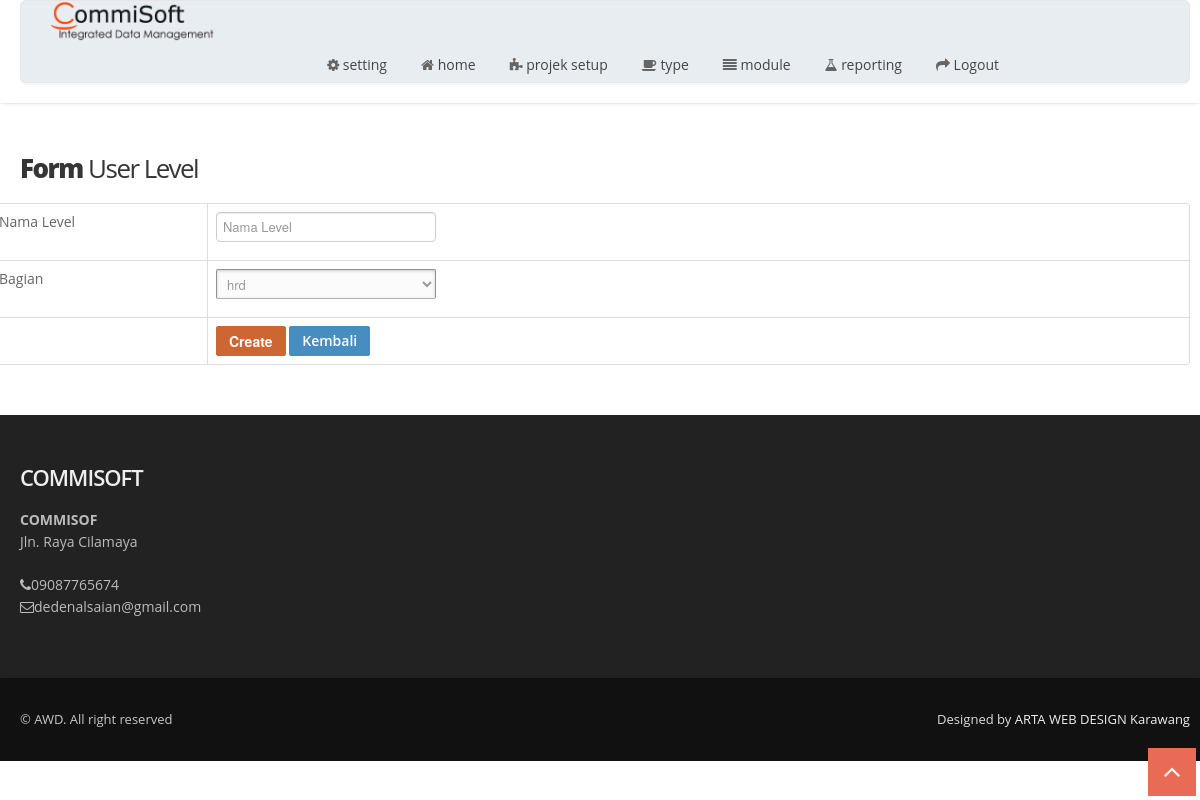
The app's page /index.php/userlevel/create with its own data.
### tables this page shows
CREATE TABLE `tbl_menu`  (
  `id_menu` int(11) NOT NULL AUTO_INCREMENT,
  `title` varchar(50) NOT NULL,
  `url` varchar(30) NOT NULL,
  `icon` varchar(30) NOT NULL,
  `is_main_menu` int(11) NOT NULL,
  `is_aktif` enum('y','n') NOT NULL COMMENT 'y=yes,n=no',
  PRIMARY KEY (`id_menu`) USING BTREE
);

CREATE TABLE `tbl_perusahaan`  (
  `id_perusahaan` int(11) NOT NULL AUTO_INCREMENT,
  `kode` varchar(6) NOT NULL,
  `nama_perusahaan` varchar(100) NOT NULL,
  `biodata` text NOT NULL,
  `no_izin` varchar(50) NOT NULL,
  `no_hp` varchar(20) NOT NULL,
  `no_pajak` varchar(25) NOT NULL,
  `alamat` text NOT NULL,
  `email` varchar(250) NOT NULL,
  `password_email` varchar(250) NOT NULL,
  `tgl_berdiri` date NOT NULL,
  `images` text NOT NULL,
  PRIMARY KEY (`id_perusahaan`) USING BTREE
);

### application/libraries/Template.php (called while the page is built, shortened)
<?php if ( ! defined('BASEPATH')) exit('No direct script access allowed');
class Template {
		var $template_data = array();
		function set($name, $value)
		{
			$this->template_data[$name] = $value;
		}
		function load($template = '', $view = '' , $view_data = array(), $return = FALSE)
		{
			$this->CI =& get_instance();
			return $this->CI->load->view($template, $this->template_data, $return);
		}
}

### application/controllers/Userlevel.php (called while the page is built, shortened)
<?php
class Userlevel extends CI_Controller
{
    public function create()
    {
        $data = array(
            'button' => 'Create',
            'action' => site_url('userlevel/create_action'),
	    'id_user_level' => set_value('id_user_level'),
	    'nama_level' => set_value('nama_level'),
        'bagian' => set_value('bagian'),
	);
        $this->template->load('template','userlevel/tbl_user_level_form', $data);
    }
}

### index.php (called while the page is built, shortened)
<?php
require_once BASEPATH.'core/CodeIgniter.php';

### application/views/template.php (the view, shortened to what this page needs)
<?php $perus = $this->db->get_where('tbl_perusahaan','id_perusahaan=1')->row();?>
<!DOCTYPE html>
<html lang="en">
<head>
  <link href="<?=base_url('') ?>assets/css/bootstrap.css" rel="stylesheet" />
  <link href="<?=base_url('') ?>assets/css/bootstrap-responsive.css" rel="stylesheet" />
  <link href="<?=base_url('') ?>assets/css/flexslider.css" rel="stylesheet" />
  <link href="<?=base_url('') ?>assets/css/prettyPhoto.css" rel="stylesheet" />
  <link href="<?=base_url('') ?>assets/css/camera.css" rel="stylesheet" />
  <link href="<?=base_url('') ?>assets/css/jquery.bxslider.css" rel="stylesheet" />
  <link href="<?=base_url('') ?>assets/css/style.css" rel="stylesheet" />
  <link href="<?=base_url('') ?>assets/color/default.css" rel="stylesheet" />
</head>
<body>
  <div id="wrapper">
    <header>
      <div class="container">
        <div class="row nomargin pricing-box-wrap animated-fast flyIn">
          <div class="span2">
            <div class="logo">
              <a href="<?=base_url('') ?>"><img src="<?=base_url('assets/') ?>img/logo.png" alt="ARTA WEB DESIGN KARAWANG"/></a>
            </div>
          </div>
          <div class="span10">
            <div class="navbar navbar-static-top">
              <div class="navigation">
                <nav>
                  <ul class="nav topnav">
                      <?php
        $setting = $this->db->get_where('tbl_setting',array('id_setting'=>1))->row_array();
        if($setting['value']=='ya'){
            $id_user_level = $this->session->userdata('id_user_level');
            $sql_menu = "SELECT *
            FROM tbl_menu
            WHERE id_menu in(select id_menu from tbl_hak_akses where id_user_level=$id_user_level) and is_main_menu=0 and is_aktif='y' order by id_menu asc";
        }else{
            $sql_menu = "select * from tbl_menu where is_aktif='y' and is_main_menu=0 order by id_menu asc";
        }
        $main_menu = $this->db->query($sql_menu)->result();
        foreach ($main_menu as $menu){
            $this->db->where('is_main_menu',$menu->id_menu);
            $this->db->where('is_aktif','y');
            $this->db->order_by('id_menu', 'asc');
            $submenu = $this->db->get('tbl_menu');
            if($submenu->num_rows()>0){
                echo "<li class='dropdown'>
                        <a href='#'>
                            <i class='$menu->icon'></i> <span>".strtolower($menu->title)."</span>
                            <span class='pull-right-container'>
                                <i class='fa fa-angle-left pull-right'></i>
                            </span>
                        </a>
                        <ul class='dropdown-menu' >";
                        echo" </ul>
                    </li>";
            }else{
                echo "<li>";
                echo anchor($menu->url,"<i class='".$menu->icon."'></i> ".strtolower($menu->title));
                echo "</li>";
            }
        }
        ?>
                  <li><?php echo anchor('auth/logout',"<i class='icon-share-alt'></i> Logout");?></li>
                  </ul>
                </nav>
              </div>
            </div>
          </div>
        </div>
      </div>
    </header>
      <?=$contents ?>
    <footer>
      <div class="container">
        <div class="row">
          <div class="span12">
            <div class="widget">
              <h5 class="widgetheading">COMMISOFT</h5>
              			<address>
							<strong><?=$perus->nama_perusahaan;?></strong><br>
							<?=$perus->alamat;?> <br>
						</address>
              <p>
                <i class="icon-phone"></i><?=$perus->no_hp;?><br>
                <i class="icon-envelope-alt"></i><?=$perus->email;?>
              </p>
            </div>
          </div>
        </div>
      </div>
      <div id="sub-footer">
        <div class="container">
          <div class="row">
            <div class="span6">
              <div class="copyright">
                <p><span>&copy; AWD. All right reserved</span></p>
              </div>
            </div>
            <div class="span6">
              <div class="credits">
                Designed by <a href="<?=base_url('') ?>">ARTA WEB DESIGN Karawang</a>
              </div>
            </div>
          </div>
        </div>
      </div>
    </footer>
  <a href="#" class="scrollup"><i class="icon-angle-up icon-square icon-bglight icon-2x active"></i></a>
</body>
</html>

### assets/css/style.css (style rules this page uses)
body { font-family: 'Open Sans', sans-serif; font-size: 14px; font-weight: 400; line-height: 1.6em; color: #656565; }
a { color: #4b5056; }
.bold { font-weight: 900; }
.container { padding: 0 20px 0 20px; position: relative; }
#wrapper { width: 100%; margin: 0; padding: 0; }
.row { margin-bottom: 30px; }
.row.nomargin { margin-bottom: 0; }
header { background: #fff; margin: 0; padding: 0 0 20px; position: relative; z-index: 2000; -webkit-box-shadow: 0 2px 4px -2px #ddd; -moz-box-shadow: 0 2px 4px -2px #ddd; box-shadow: 0 2px 4px -2px #ddd; }
header .logo { float: left; }
header .logo img { margin-bottom: 5px; }
header .navigation { float: right; }
header ul.nav li { border: none; margin: 0; }
header ul.nav li a { border: none; font-weight: 400; }
.navbar .nav>li>a { font-size: 14px; color: #444; text-shadow: none; }
header ul.nav li a i { color: #656565; }
ul.nav li.dropdown a { z-index: 1000; display: block; }
footer { padding: 50px 0 0 0; color: #bbb; background: #222; }
footer a { color: #eee; text-decoration: none; }
footer h1, footer h2, footer h3, footer h4, footer h5, footer h6 { color: #eee; }
footer address { line-height: 1.6em; }
footer h5.widgetheading { text-transform: none; font-weight: 600; letter-spacing: -1px; margin-bottom: 20px; }
footer .widget i { color: #bbb; }
#sub-footer { background: #111; text-shadow: none; color: #ddd; padding: 0; padding-top: 30px; margin: 20px 0 0 0; -webkit-box-shadow: 0 -4px 4px -2px #222; -moz-box-shadow: 0 -4px 4px -2px #222; box-shadow: 0 -4px 4px -2px #222; }
#sub-footer p { margin: 0; padding: 0; }
#sub-footer span { color: #c7c7c7; }
.copyright p { text-align: left; font-size: 13px; }
.credits { text-align: right; font-size: 13px; }
.scrollup { position: fixed; width: 32px; height: 32px; bottom: 20px; right: 20px; }
a.scrollup { outline: 0; text-decoration: none; }
a i.icon-bglight, a i.icon-bgdark, a i.icon-bgprimary, a i.icon-bgwarning, a i.icon-bgsuccess, a i.icon-bginverse, a i.icon-bgdanger { display: inline-block; }
[class^="icon-"], [class*=" icon-"] { color: #404040; }

### assets/color/default.css (style rules this page uses)
[class^="icon-"].active { color:#e96b56; }
i.icon-bglight.active { background: #e96b56; }

### assets/css/overwrite.css (style rules this page uses)
h1, h2, h3, h4, h5, h6 { font-family:'Open Sans', sans-serif; color:#353535; font-weight:400; line-height:1.1em; margin-top:0; }
h5 { font-size:22px; margin-bottom:20px; }
.widget h4,.widget h5 { font-weight:300; margin-bottom:20px; }
ul, ol { padding: 0; margin: 0 0 10px 25px; }
li { line-height: 1.6em; }
.navbar .nav { border-right:none; border-left:none; }
.navbar .nav > li > a { float: none; font-size:13px; margin-left:10px; margin-right:0; text-decoration: none; text-shadow: none; border-right:none; border-left:none; color: #fff; border:2px solid transparent; padding:4px 10px 4px 10px; background-image: none; background: none; }

### assets/css/shortcodes.css (style rules this page uses)
.pricing-box-wrap { border: 1px solid #e6e6e6; background:#e8edf2; position:relative; margin:0 0 20px 0; padding:0; -webkit-box-shadow: 0 2px 0 rgba(0,0,0,0.03); -moz-box-shadow: 0 2px 0 rgba(0,0,0,0.03); box-shadow: 0 2px 0 rgba(0,0,0,0.03); border-radius: 6px; -moz-border-radius: 6px; -webkit-border-radius: 6px; }
i.icon-bglight { color: #444; background: #f7f7f7; }
i.icon-bglight.active { color: #fff; }
.icon-square { display: inline-block; text-align: center; color: #444; background: #f5f5f5; width: 24px !important; height: 24px !important; line-height: 24px !important; }
.icon-square.icon-2x { width: 48px !important; height: 48px !important; line-height: 48px !important; }

### records on screen
tbl_menu: title "setting"
tbl_menu: url+icon+title "home"
tbl_menu: title "projek setup"
tbl_menu: title "type"
tbl_menu: title "module"
tbl_menu: title "reporting"
tbl_perusahaan: nama_perusahaan "COMMISOF", alamat "Jln. Raya Cilamaya", no_hp "09087765674", email "dedenalsaian@gmail.com"

### other values on screen
anchor('auth/logout',"<i class='icon-share-alt'></i> Logout") "Logout"
$button "Create"
